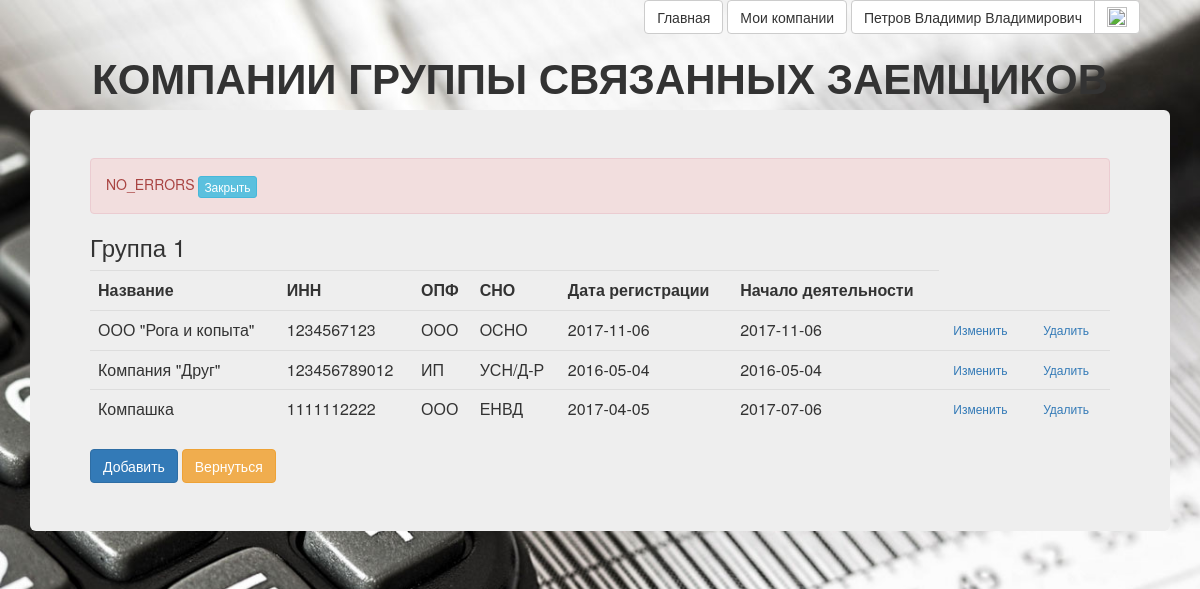
/cred_limit/company_list.php?GSZ_Id=1 (signed in), run on the app's committed database.
### tables this page shows
CREATE TABLE `users` (
  `id` bigint(20) UNSIGNED NOT NULL,
  `email` char(64) NOT NULL,
  `nickname` char(64) NOT NULL,
  `password` char(225) NOT NULL,
  `fullname` char(100) DEFAULT NULL,
  `newsletter` tinyint(1) DEFAULT NULL,
  `status_active` tinyint(1) NOT NULL
);

CREATE TABLE `GSZ` (
  `Id` tinyint(2) UNSIGNED NOT NULL,
  `User_Id` bigint(20) UNSIGNED NOT NULL,
  `Brief_Name` char(30) DEFAULT NULL,
  `Full_Name` char(150) DEFAULT NULL
);

CREATE TABLE `company` (
  `Id` int(10) UNSIGNED NOT NULL,
  `INN` bigint(20) UNSIGNED NOT NULL,
  `GSZ_Id` tinyint(2) UNSIGNED NOT NULL,
  `User_Id` bigint(20) UNSIGNED NOT NULL,
  `Name` char(150) NOT NULL,
  `OPF_Id` tinyint(2) UNSIGNED NOT NULL,
  `SNO_Id` tinyint(2) UNSIGNED NOT NULL,
  `Date_Registr` date DEFAULT NULL,
  `Date_Begin_Work` date DEFAULT NULL
);

CREATE TABLE `OPF` (
  `Id` tinyint(2) UNSIGNED NOT NULL,
  `Brief_Name` varchar(10) NOT NULL,
  `Full_Name` varchar(100) NOT NULL,
  `INN_Length` tinyint(2) UNSIGNED NOT NULL,
  `Is_Corporation` tinyint(1) NOT NULL DEFAULT '1' COMMENT 'Признак того, что компания является организацией (не ИП). У ИП=0, у других = 1.'
);

CREATE TABLE `SNO` (
  `Id` tinyint(2) UNSIGNED NOT NULL,
  `Brief_Name` varchar(10) NOT NULL,
  `Full_Name` varchar(100) NOT NULL,
  `Cred_Limit_Affect` tinyint(1) NOT NULL DEFAULT '1'
);

### registration/lib/common.php (called while the page is built, shortened)
<?php
function get_current_user_id()
{
	return $_SESSION['user_id'];
}
function db_user_find_by_id($dbh, $id)
{
	$query = 'SELECT * FROM users WHERE id=?';
	$stmt = mysqli_prepare($dbh, $query);
	mysqli_stmt_bind_param($stmt, 's', $id);
	if (mysqli_stmt_execute($stmt) === false)
		db_handle_error($dbh);
	$qr = mysqli_stmt_get_result($stmt);
	$result = mysqli_fetch_assoc($qr);
	return $result;
}

### cred_limit/script/cred_limit_scripts.php (called while the page is built, shortened)
<?php
require_once($_SERVER['DOCUMENT_ROOT'].'/script/app_config.php');
class GSZ_Item
{
	function __construct($id)
	{
		$query = "SELECT `Brief_Name`, `Full_Name` FROM GSZ WHERE `Id`={$id}";
		$row = getRow($query);
		$this->Id = $id;
		$this->Brief_Name = htmlspecialchars($row['Brief_Name']);
		$query = "SELECT min(`Date_Begin_Work`) FROM `company` WHERE `GSZ_Id`={$id}";
		$Date_Begin_Work = getCell($query);
		$query = "SELECT COUNT(*) FROM `company` WHERE `GSZ_Id`={$id}";
		$NumberCompany = getCell($query);
		$query = "SELECT `Id`, `Date_calc_limit` FROM `calc_limit_dates` WHERE `GSZ_Id`={$id}";
		$result_array = getRow($query);
		$Date_calc_limit = $result_array['Date_calc_limit'];
	}
}
function get_company_set($GSZ_Id)
{
	$query = "SELECT \n"
    . " `A`.`Id` AS `Id`, \n"
    . " `A`.`Name` AS `Name`, \n"
    . " `A`.`INN` AS `INN`, \n"
    . " `B`.`Brief_Name` AS `OPF`, \n"
    . " `C`.`Brief_Name` AS `SNO`, \n"
    . " `A`.`Date_Registr`, \n"
    . " `A`.`Date_Begin_Work`,\n"
    . " `B`.`Is_Corporation`\n"
    . "FROM \n"
    . " `Company` `A`, \n"
    . " `OPF` `B`, \n"
    . " `SNO` `C` \n"
    . "WHERE \n"
    . " (`A`.`GSZ_Id` = {$GSZ_Id}) \n"
    . " AND (`A`.`OPF_Id` = `B`.`Id`) \n"
    . " AND (`A`.`SNO_Id` = `C`.`Id`)"
	. " AND (`User_Id`=".get_current_user_id().")";
	$company_set = getTable($query);
	return $company_set;
}
function get_error_message()
{
	if (isset($_GET['error']))
		return (ERROR_MESSAGE_PREFIX . '<strong>'.htmlspecialchars(urldecode($_GET['error'])).'.</strong>');
	else
		return NO_ERRORS_MESSAGE;
}

### script/finansist_scripts.php (called while the page is built, shortened)
<?php
require_once $_SERVER['DOCUMENT_ROOT'].'/registration/lib/common.php';
function xss($data)
{
    if (is_array($data))
    {
        $escaped = array();
        foreach ($data as $key => $value)
        {
            $escaped[$key] = xss($value);
        }
        return $escaped;
    }
    return trim(htmlspecialchars($data));
}
function getCell($query)
{
    global $mysqli;
    $result_set = $mysqli->query($query);
    $arr = array_values($result_set->fetch_assoc());
    return $arr[0];
}
function getRow($query)
{
    global $mysqli;
    $result_set = $mysqli->query($query);
    $row = $result_set->fetch_assoc();
    return $row;
}
function getTable($query)
{
    global $mysqli;
    $result_set = $mysqli->query($query);
    $result = array();
    while (($row = $result_set->fetch_assoc()) !=false)
    {
        $result[]=$row;
    }
    return $result;
}
?>

### script/app_config.php (called while the page is built, shortened)
<?php
require_once 'finansist_scripts.php';
$get = xss($_GET);

### cred_limit/company_list.php (the view, shortened to what this page needs)
<?php
	require_once('./script/cred_limit_scripts.php');
	include_once ($_SERVER['DOCUMENT_ROOT'].'\registration\header_login.php');
	$GSZ_item = new GSZ_item($get["GSZ_Id"]);
	$company_set = get_company_set($get["GSZ_Id"]);
	$error_message = get_error_message();
?>
<!DOCTYPE html>
<html>
<head>
	<link href="/css/bootstrap.min.css" rel="stylesheet"/>
	<link href="/css/style.css" rel="stylesheet"/>
</head>
<body>
	<div class="container">
		<header>
			<h2 class="text-center">КОМПАНИИ ГРУППЫ СВЯЗАННЫХ ЗАЕМЩИКОВ</h2>
		</header>
		<div class="jumbotron">
			<div id="error_message_div" class="alert alert-danger" role="alert">
				<span id="error_message"><?=$error_message?></span>
				<button id="btnError_message" type="button" class="btn btn-info btn-xs">Закрыть</button>
			</div>
			<h3><?=$GSZ_item->Brief_Name?></h3>
			<table class="table">
				<tr>
					<th>Название</th><th>ИНН</th><th>ОПФ</th><th>СНО</th><th>Дата регистрации</th><th>Начало деятельности</th>
				</tr>
				<?php
				foreach ($company_set as $company) { ?>
				<tr>
					<td><?=$company['Name']?></td><td><?=$company['INN']?></td><td><?=$company['OPF']?></td><td><?=$company['SNO']?></td>
					<td><?=$company['Date_Registr']?></td><td><?=$company['Date_Begin_Work']?></td>
					<td><a class="btn btn-link btn-xs" href="<?=HTML_PATH_COMPANY_EDIT_FORM?>?Company_Id=<?=$company['Id']?>">Изменить</a></td>
					<td><a class="btn btn-link btn-xs" href="<?=HTML_PATH_COMPANY_DELETE_FORM?>?Company_Id=<?=$company['Id']?>">Удалить</a></td>
				</tr>
				<?php
				}
				?>
			</table>
			<a class="btn btn-primary" href="<?=HTML_PATH_COMPANY_ADD_FORM?>?GSZ_Id=<?=$GSZ_item->Id?>">Добавить</a>
			<a class="btn btn-warning" href="<?=HTML_PATH_GSZ_LIST_FORM?>">Вернуться</a>
		</div>
	</div>
</body>
</html>

### registration/header_login.php (shortened to what this page needs)
<?php
$dbh = db_connect();
$current_user = db_user_find_by_id($dbh, get_current_user_id());
?>
<html>
<div align="right" style="margin-right:5%" class="wrapper">
		<?php if ($current_user): ?>
			<a href="../" class="btn btn-default">Главная</a>
			<a href="../registration\users_company.php" class="btn btn-default">Мои компании</a>
			<div class="btn-group">
			  <a href="../registration/users_setting.php" title="Настройки профиля" class="btn btn-default"><?= $current_user['fullname'] ?></a>
			  <a href="../registration/logout.php" title="Выход" class="btn btn-default"><img width="20" height="20" src="../img/Out.png"></a>
			</div>
		<?php endif; ?>
</div>
</html>

### css/style.css (style rules this page uses)
body { background-image: url(../img/bg.jpg); height: 100%; background-repeat: no-repeat; background-size: cover; }
h2 { font-size: 42px; font-style: normal; font-weight: 700; text-transform: uppercase; }
table { border-spacing: 0px 10px; margin-bottom: 20px; }
td, th { padding-left: 10px; padding-right: 10px; vertical-align: top; word-wrap:break-word; }
.jumbotron { text-align: left; }

### data on the page
users: fullname "Петров Владимир Владимирович"
gsz: Brief_Name "Группа 1"
company: Name "ООО \"Рога и копыта\"", INN "1234567123", OPF_Id.Brief_Name "ООО", SNO_Id.Brief_Name "OCНО", Date_Registr "2017-11-06", Date_Begin_Work "2017-11-06"
company: Name "Компания \"Друг\"", INN "123456789012", OPF_Id.Brief_Name "ИП", SNO_Id.Brief_Name "УСН/Д-Р", Date_Registr "2016-05-04", Date_Begin_Work "2016-05-04"
company: Name "Компашка", INN "1111112222", OPF_Id.Brief_Name "ООО", SNO_Id.Brief_Name "ЕНВД", Date_Registr "2017-04-05", Date_Begin_Work "2017-07-06"

### other printed values
$error_message "NO_ERRORS"
